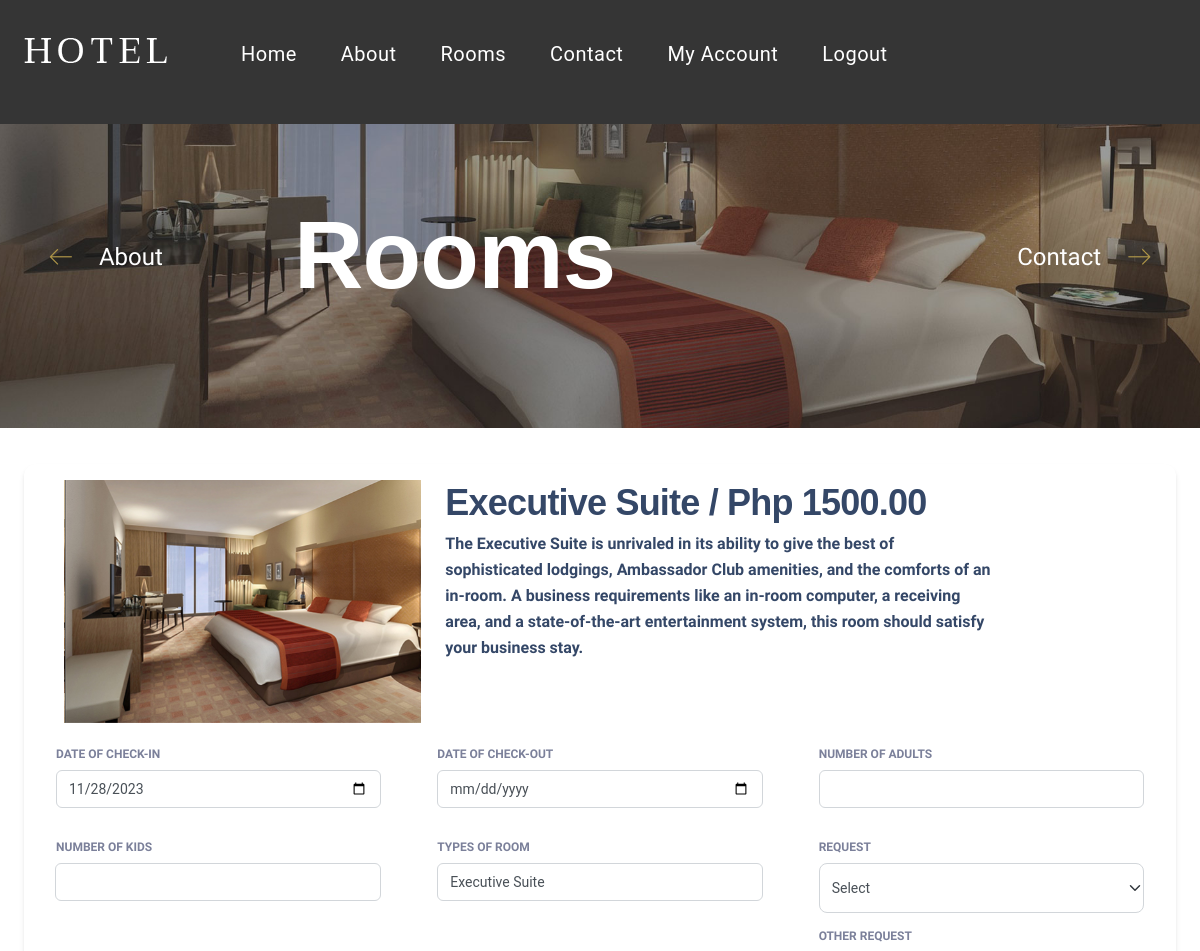
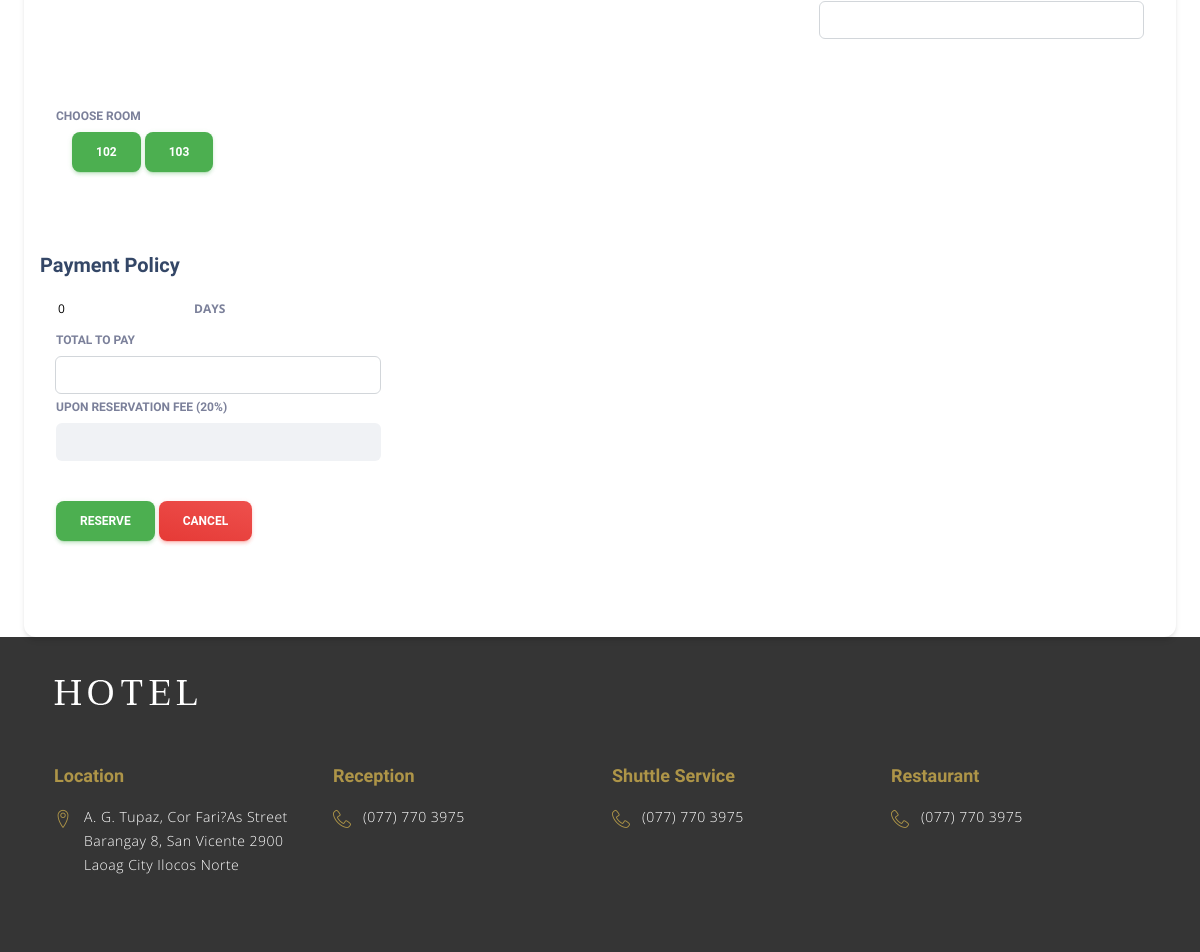
Page /HOTEL/pages/executiverm.php on the committed database (2 pictures, top to bottom).
### tables this page shows
CREATE TABLE `rooms` (
  `ID` int(11) NOT NULL,
  `room_number` int(11) NOT NULL,
  `room_type` text NOT NULL,
  `price` float NOT NULL,
  `information` text NOT NULL,
  `pillow` int(11) NOT NULL,
  `rug` int(11) NOT NULL,
  `bedsheet` int(11) NOT NULL,
  `towel` int(11) NOT NULL,
  `electricfan` int(11) NOT NULL,
  `bed` text NOT NULL,
  `status` text NOT NULL,
  `images` varchar(100) NOT NULL
);

CREATE TABLE `reservation_fee` (
  `ID` int(11) NOT NULL,
  `fee` int(11) NOT NULL
);

### HOTEL/pages/executiverm.php (the view, shortened to what this page needs)
<?php
include_once("config.php");
 $rs=mysqli_query($mysqli,"select * from rooms where room_type='Executive Suite'");
$rss=mysqli_query($mysqli,"select * from reservation_fee");
if($result=mysqli_fetch_array($rss)){
    $fee        = $result['fee'];
  }
?>
<?php
include_once("database/dbreserve.php");
?>
<!DOCTYPE html>
<html lang="zxx">
<head>
    <link rel="stylesheet" href="css/bootstrap.min.css" type="text/css">
    <link rel="stylesheet" href="css/font-awesome.min.css" type="text/css">
    <link rel="stylesheet" href="css/flaticon.css" type="text/css">
    <link rel="stylesheet" href="css/linearicons.css" type="text/css">
    <link rel="stylesheet" href="css/owl.carousel.min.css" type="text/css">
    <link rel="stylesheet" href="css/jquery-ui.min.css" type="text/css">
    <link rel="stylesheet" href="css/nice-select.css" type="text/css">
    <link rel="stylesheet" href="css/magnific-popup.css" type="text/css">
    <link rel="stylesheet" href="css/slicknav.min.css" type="text/css">
    <link rel="stylesheet" href="css/style.css" type="text/css">
  <link id="pagestyle" href="../assets/css/material-dashboard.css?v=3.0.0" rel="stylesheet" />
</head>
<body onload="onload();">
    <header class="header-section">
        <div class="container-fluid">
            <div class="inner-header">
                <div class="logo">
                    <a href="./homepages.php"><img src="img/logo.png" alt=""></a>
                </div>
                    <div class="container" align="">
                    <div class="row">
                        <div class="col-xl-12">
                            <nav class="main-menu mobile-menu" >
                               <?php include_once("menuhome.php");?>
                            </nav>
                        </div>
                    </div>
                </div>
            </div>
        </div>
    </header>
    <section class="hero-section set-bg" data-setbg="img/video-bg.jpg">
        <div class="hero-text">
            <div class="container">
                <div class="row">
                    <div class="col-lg-12">
                        <h1>Rooms</h1>
                    </div>
                </div>
                <div class="page-nav">
                    <a href="./about-us.php" class="left-nav"><i class="lnr lnr-arrow-left"></i> About</a>
                    <a href="./contact.php" class="right-nav">Contact <i class="lnr lnr-arrow-right"></i></a>
                </div>
            </div>
        </div>
    </section>
    <section class="room-section spad">
        <div class="card card-body mx-3 mx-md-4 mt-n6">
        <form method="post"  action="executiverm.php">
             <div class="row gx-4 mb-2">
          <div class="col-auto">
          </div>
          <div class="col-lg-4 " >
             <?php
            $dd = mysqli_query($mysqli,"SELECT * from rooms where room_type='Executive Suite'");
             if ( $rses=mysqli_fetch_array($dd)) {
               $image = $rses['images'];
                $image_src = "picture/".$image;
                       echo "  <div class='room-pic-slider owl-carousel'>";
                          echo "   <div class='single-room-pic'>";
                           echo "      <img src='$image_src' alt=''>";
                          echo "   </div>";
                    } ?>
                        </div>
                    </div>
          <div class="col-lg-6">
            <?php
            $result = mysqli_query($mysqli,"SELECT room_type FROM rooms where room_type='Executive Suite'");
            $pric   = mysqli_query($mysqli,"SELECT price FROM rooms where room_type='Executive Suite'");
            $info   = mysqli_query($mysqli,"SELECT information FROM rooms where room_type='Executive Suite'");
            if($rowsi = mysqli_fetch_array($info)) {
                if($row = mysqli_fetch_array($pric)) {
              if($rows = mysqli_fetch_array($result)) {
                if ( $res=mysqli_fetch_array($rs)) {
            ?>
            <div class="h-100">
              <h2 class="mb-1">
                <?php } ?><?php echo $rows['room_type']  ?>  <?php } ?> / Php <?php echo number_format(round($row['price'],2),2,'.', '')?>
              </h2>
               <h6 class="mb-1">
               <?php } ?><?php echo $rowsi['information']  ?><br><br>
              </h6>
            </div>
            <?php } ?>
          </div>
        </div>
               <div class="row">
                <div class="col-12 col-xl-4">
              <div class="card card-plain h-100">
                <div class="card-body p-3">
                  <h6 class="text-uppercase text-body text-xs font-weight-bolder" >Date of check-in</h6>
                 <div class="input-group input-group-outline" >
               <input type="date" class="form-control" name="checkin" id="dd1" onchange="kk();"   min="<?php echo date("Y-m-d"); ?>" value="<?php echo date("Y-m-d"); ?>" required/>
            </div>
                </div>
              </div>
            </div> <div class="col-12 col-xl-4">
              <div class="card card-plain h-100">
                <div class="card-body p-3">
                  <h6 class="text-uppercase text-body text-xs font-weight-bolder">Date of check-out</h6>
                 <div class="input-group input-group-outline">
               <input type="date" class="form-control" name="checkout" id="dd2"  min="<?php echo date("Y-m-d"); ?>" onchange="kk();" required/>
            </div>
                </div>
              </div>
            </div>
    <div class="col-12 col-xl-4">
              <div class="card card-plain h-100">
                <div class="card-body p-3">
                  <h6 class="text-uppercase text-body text-xs font-weight-bolder">Number of Adults</h6>
                 <div class="input-group input-group-outline">
              <input type="Number" class="form-control" name="adults" min="1"  id="timer02_min"  max="5" required/>
            </div>
                </div>
              </div>
            </div>
            <div class="col-12 col-xl-4">
              <div class="card card-plain h-100">
                <div class="card-body p-3">
                  <h6 class="text-uppercase text-body text-xs font-weight-bolder">Number of Kids</h6>
                 <div class="input-group input-group-outline">
              <label class="form-label"></label>
               <input type="Number" class="form-control" name="kids" min="1"  id="kido"  max="5" />
            </div>
                </div>
              </div>
            </div>
 <div class="col-12 col-xl-4">
              <div class="card card-plain h-100">
                <div class="card-body p-3">
                  <h6 class="text-uppercase text-body text-xs font-weight-bolder">Types of room</h6>
                 <div class="input-group input-group-outline">
              <input type="text" class="form-control" value="Executive Suite" name="typerm" readonly="">
            </div>
                </div>
              </div>
            </div>
            <div class="col-12 col-xl-4">
              <div class="card card-plain h-100">
                <div class="card-body p-3">
                  <h6 class="text-uppercase text-body text-xs font-weight-bolder">Request</h6>
                 <div class="input-group input-group-outline">
               <select class="form-select form-select-lg mb-3" name="reqs"id="req" aria-label=".form-select-lg example">
                  <option selected>Select</option>
                </select>
            </div>
             <h6 class="text-uppercase text-body text-xs font-weight-bolder">Other Request</h6>
                <div class="input-group input-group-outline">
              <input type="text" class="form-control" name="othreq">
            </div>
                </div>
              </div>
            </div>
 <input type="text" class="form-control" name="s" id="ikwalsd">
            <div class="col-12 col-xl-4">
              <div class="card card-plain h-100"style="padding-right: 30%;">
                <div class="card-body p-3 " >
                   <h6 class="text-uppercase text-body text-xs font-weight-bolder" >Choose Room</h6>
                <div class="mb-5 ps-3" >
                   <?php
                        while ( $res=mysqli_fetch_array($rs)) {
                                $type=$res['status'];
                                if (strcmp($type,"available")==0) {
                                    echo " <input type='button' class='btn btn-success' name='rm' id='lolz' value='".$res['room_number']."'></input>";
                                }else{
                                    echo "<a title='Occupied'> <input type='button'  type='button' class='btn btn-danger' value='".$res['room_number']."' disabled ></a>   ";
                                }
                    }
                   ?>
              </div>
            </div>
                </div>
              </div>
 <div class="col-12 col-xl-4">
              <div class="card card-plain h-100">
              </div>
            </div>
                  <div class="col-12 col-xl-4">
              <div class="card card-plain h-100"style="padding-right: 10%;">
                <div class="card-body p-3 " >
            </div>
                </div>
              </div>
          <div class="col-auto my-auto">
            <div class="h-100">
              <h5 class="mb-1">
               Payment Policy
              </h5>
            </div>
          </div>
                  <div class="col-12 col-xl-4">
              <div class="card card-plain h-100"style="padding-right: 10%;">
                <div class="card-body p-3 " >
            </div>
                </div>
              </div>
                  <div class="col-12 col-xl-4">
              <div class="card card-plain h-100"style="padding-right: 10%;">
                <div class="card-body p-3 " >
            </div>
                </div>
              </div>
               <div class="col-12 col-xl-4">
              <div class="card card-plain h-100">
                <div class="card-body p-3">
 <p class="text-uppercase text-body text-xs font-weight-bolder">
  <input type="text" style="outline: none; border-top-style: hidden;border-right-style: hidden;border-left-style: hidden;border-bottom-style: hidden;" name="indys"  id="vald" value = "0"readonly/>days</p>
  <h6 class="text-uppercase text-body text-xs font-weight-bolder">Total to Pay</h6>
                 <div class="input-group input-group-outline">
              <input type="number" class="form-control" name="pay" id="payer"  readonly/>
            </div>
            <div style="padding-bottom: 2% "></div>
              <h6 class="text-uppercase text-body text-xs font-weight-bolder">Upon Reservation Fee (<?php echo $fee; ?>%)</h6>
                   <input type="number" class="form-control" name="reservefee" id="reservefee"  readonly/>
                </div>
              </div>
            </div>
            <div class="col-12 mt-4" >
              <div class="mb-5 ps-3" >
                <button  class="btn btn-success" type="submit" name="submitinfo"  onclick="myFunction()">Reserve</button>
                <button type="button" class="btn bg-gradient-danger">Cancel</button>
              </div>
            </div>
               </div>
        </div>
    </section>
      <footer class="footer-section">
        <div class="container">
            <div class="row">
                <div class="col-lg-12">
                    <div class="footer-logo">
                        <a href="#"><img src="img/logo.png" alt=""></a>
                    </div>
                </div>
            </div>
            <div class="row pb-50">
                <div class="col-lg-3 col-sm-6">
                    <div class="single-footer-widget">
                        <h5>Location</h5>
                        <div class="widget-text">
                            <i class="lnr lnr-map-marker"></i>
                            <p>A. G. Tupaz, Cor Fari?As Street Barangay 8, San Vicente 2900 Laoag City Ilocos Norte</p>
                        </div>
                    </div>
                </div>
                <div class="col-lg-3 col-sm-6">
                    <div class="single-footer-widget">
                        <h5>Reception</h5>
                        <div class="widget-text">
                            <i class="lnr lnr-phone-handset"></i>
                            <p>(077) 770 3975</p>
                        </div>
                    </div>
                </div>
                <div class="col-lg-3 col-sm-6">
                    <div class="single-footer-widget">
                        <h5>Shuttle Service</h5>
                        <div class="widget-text">
                            <i class="lnr lnr-phone-handset"></i>
                            <p>(077) 770 3975</p>
                        </div>
                    </div>
                </div>
                <div class="col-lg-3 col-sm-6">
                    <div class="single-footer-widget">
                        <h5>Restaurant</h5>
                        <div class="widget-text">
                            <i class="lnr lnr-phone-handset"></i>
                            <p>(077) 770 3975</p>
                        </div>
                    </div>
                </div>
            </div>
        </div>
    </footer>
</body>
</html>

### HOTEL/pages/css/style.css (style rules this page uses)
html, body { height: 100%; font-family: "Taviraj", serif; -webkit-font-smoothing: antialiased; font-smoothing: antialiased; background: none; }
h1, h2, h3, h4, h5, h6 { margin: 0; color: #111111; font-weight: 500; font-family: "Taviraj", serif; }
h1 { font-size: 70px; }
h2 { font-size: 36px; }
h5 { font-size: 18px; }
h6 { font-size: 16px; }
p { font-size: 16px; color: #858585; font-family: "Open Sans", sans-serif; font-weight: 400; line-height: 28px; margin: 0 0 15px 0; }
img { max-width: 100%; }
.set-bg { background-repeat: no-repeat; background-size: cover; background-position: top center; }
.spad { padding-top: 100px; padding-bottom: 100px; }
.header-section { background: #353535; padding: 38px 0; position: absolute; left: 0; width: 100%; }
.inner-header .logo { float: left; padding-left: 35px; margin-right: 30px; }
.inner-header .logo a { display: block; }
.inner-header .main-menu { float: left; margin-right: 25px; }
.pb-50 { padding-bottom: 50px; }
.footer-section { background: #353535; padding-top: 43px; overflow: hidden; }
.footer-section .footer-logo { margin-bottom: 50px; }
.footer-section .footer-logo a { display: block; }
.footer-section .single-footer-widget { margin-bottom: 25px; }
.footer-section .single-footer-widget h5 { font-size: 18px; line-height: 42px; color: #ae9548; }
.footer-section .single-footer-widget .widget-text { position: relative; }
.footer-section .single-footer-widget .widget-text i { position: absolute; left: 0; top: 5px; font-size: 18px; color: #ae9548; }
.footer-section .single-footer-widget .widget-text p { font-size: 14px; line-height: 24px; letter-spacing: 0.5px; color: #ffffff; margin-left: 30px; }
.hero-section { height: 428px; padding-top: 207px; }
.hero-text { position: relative; padding-left: 270px; }
.hero-text h1 { font-size: 96px; color: #ffffff; line-height: 96px; }
.hero-text .page-nav a { display: inline-block; color: #ffffff; font-size: 24px; font-weight: 500; font-family: "Taviraj", serif; position: absolute; left: 49px; top: 30%; }
.hero-text .page-nav a i { color: #ae9548; position: relative; top: 2px; }
.hero-text .page-nav a.left-nav i { margin-right: 20px; }
.hero-text .page-nav a.right-nav { left: auto; right: 49px; }
.hero-text .page-nav a.right-nav i { margin-left: 20px; }
.room-section { padding-bottom: 0; }
@media (min-width: 1200px) { .container { max-width: 1176px; } }
@media only screen and (min-width: 1200px) and (max-width: 1300px) { .inner-header .logo { padding-left: 0; } }

### rows in the picture
rooms: images (picture)
rooms: rm "102"
rooms: rm "103"
reservation_fee: fee "20"

### other values in the picture
$rows['room_type'] "Executive Suite"
$row['price'] "1500.00"
